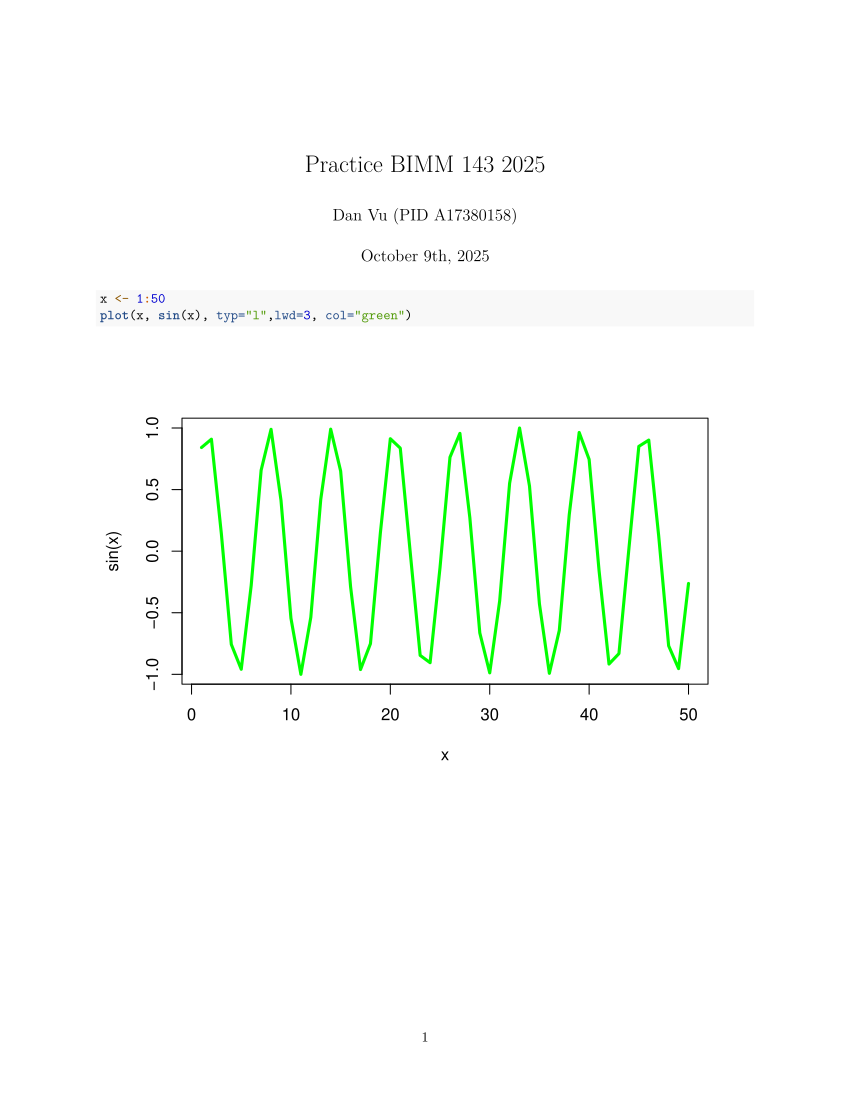

Recreate this plot in R.
#' ---
#' title: "Practice BIMM 143 2025"
#' author: "Dan Vu (PID A17380158)"
#' date: "October 9th, 2025"
#' ---

x <- 1:50
plot(x, sin(x), typ="l",lwd=3, col="green")
